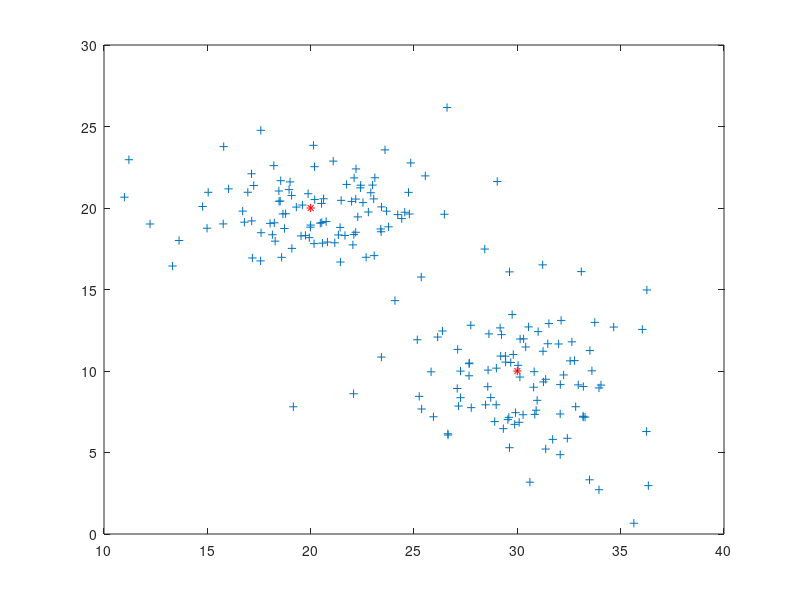

This chart was generated by the following MATLAB code: (Note: this script raises an error after producing the figure.)
%Esempio del Mean Shift CLUSTERING
%
%Genero dei punti da una Mistura di gaussiane 2D
clc;clear;close all;
mu1 = [20 20];
mu2 = [ 30 10];
SIGMA1 = [10  0.5;
          0.5 4];

SIGMA2 = [10 -0.6;
          -0.6 8 ];
      
Npoints=100;
Xi =[ mvnrnd(mu1,SIGMA1,Npoints);
      mvnrnd(mu2,SIGMA2,Npoints)];
Xi=Xi.';
Npoints=2*Npoints;

%Etichette da assegnare ai Punti
Labels=zeros(1,Npoints);

%Disegno  il punto iniziale
plot(Xi(1,:),Xi(2,:),'+');hold on;

%Disegno le Mode della distribuzione
plot(mu1(1),mu1(2),'*r');
plot(mu2(1),mu2(2),'*r');

syms x y;
Z=[x;y]
%f=exp(-x^2/2);
%df=diff(f,'x')

g=@(x)0.5*(exp(-(x^2)));
h=6;

%Eseguo T iterazioni per vedere dove va il Mean shift
T=50;
t=2;
 
Xp=zeros(2,T);
%Salvo la lista dei Punti Visitati

NVPoints=1:Npoints;


Soglia=10^-2;
I=1;

%Numero Mode
NModes=0;
Modes=[];
while isempty(NVPoints)==0
    
    %% Mean Shift sul singolo punto X
    
    %Ottieni il punto iniziale dall'insieme dei punti non ancora visitati.
    Xindex=NVPoints(1);
    X=Xi(:,Xindex);
    %plot(X(1),X(2),'og');hold on

    % Valore Iniziale per il criterio  di Arresto
    E=10;
    
    %Punti Visitati
    VPoints=[];
    
    %t: Numero di Iterazioni
    t=2;
    Xp=X;
    
    while t< T &&  E > Soglia
       %Calcolo il Mean Shift Vector
       Circ= (Z-X).'*(Z-X)-h^2;
       %ezplot(Circ,[-10^2 10^2])
       
       %Cerco i punti che cadono nell'IperSfera Centrata in X
       Sx=[];
       Nx=0; 

       for i=1:Npoints
            if (X-Xi(:,i)).'*(X-Xi(:,i))< h^2
                %Insieme dei Pixel che cadono nell'intorno
                Sx=[Sx Xi(:,i)];
                Nx=Nx+1;
                %indici dei punti visitati
                VPoints=union(VPoints,i);
            end        
       end

       X=repmat(X,1,Nx);
       %Il mean shift è un Media Locale
       MeanShift(:,t)=sum(Sx-X,2)/Nx;
       %Fhu=Nx/(N*h^2*pi);

       %Nuovo Punto
       Xp(:,t)=MeanShift(:,t)+Xp(:,t-1);
       E=norm(Xp(:,t)-Xp(:,t-1),2);
       
       %Punto Iniziale Shiftato: al termine del ciclo è la MODA
       X=Xp(:,t);
       
       %Traiettoria generata durante la Procedura di Shifting verso la Moda
       %plot(Xp(1,1:t),Xp(2,1:t),'og-');
       t=t+1;
    end
    
    %Aggiorna l' insieme dei Punti NON VISITATI
    NVPoints=setdiff(NVPoints,VPoints);
    %plot(Xi(1,VPoints),Xi(2,VPoints),'+m');
     
    %Definizione delle Mode
    if isempty(Modes)
        Modes=X;
        NModes=NModes+1;
        LabelIndex=1;
    else
        %Cerco la Moda più vicina al volore cui ho avuto Convergenza
        for i=1:NModes
            Res(i)=norm(X-Modes(:,i),2);
        end
        %calcolo la moda + vicna e l'assegno
        [val,j]=min(Res);
        
        if(val<=h)
            %Moda già trovata
            LabelIndex=j;
        else
            %Nuova Moda
            NModes=NModes+1;
            %Aggiungo la Nuova Moda alla lista delle Mode
            Modes=[Modes X];
            %Label della Nuova Moda
            LabelIndex=NModes;
        end
    end
    
    %Setta tutti i punti visitati col valore della Moda trovata
    Label(VPoints)=LabelIndex;
  
    
end

for i=1:NModes
    [j]=find(Label==i);
    colore=rand(3,1);
    colore=colore/sum(colore);
    plot(Xi(1,j),Xi(2,j),'+','color',colore)
end
